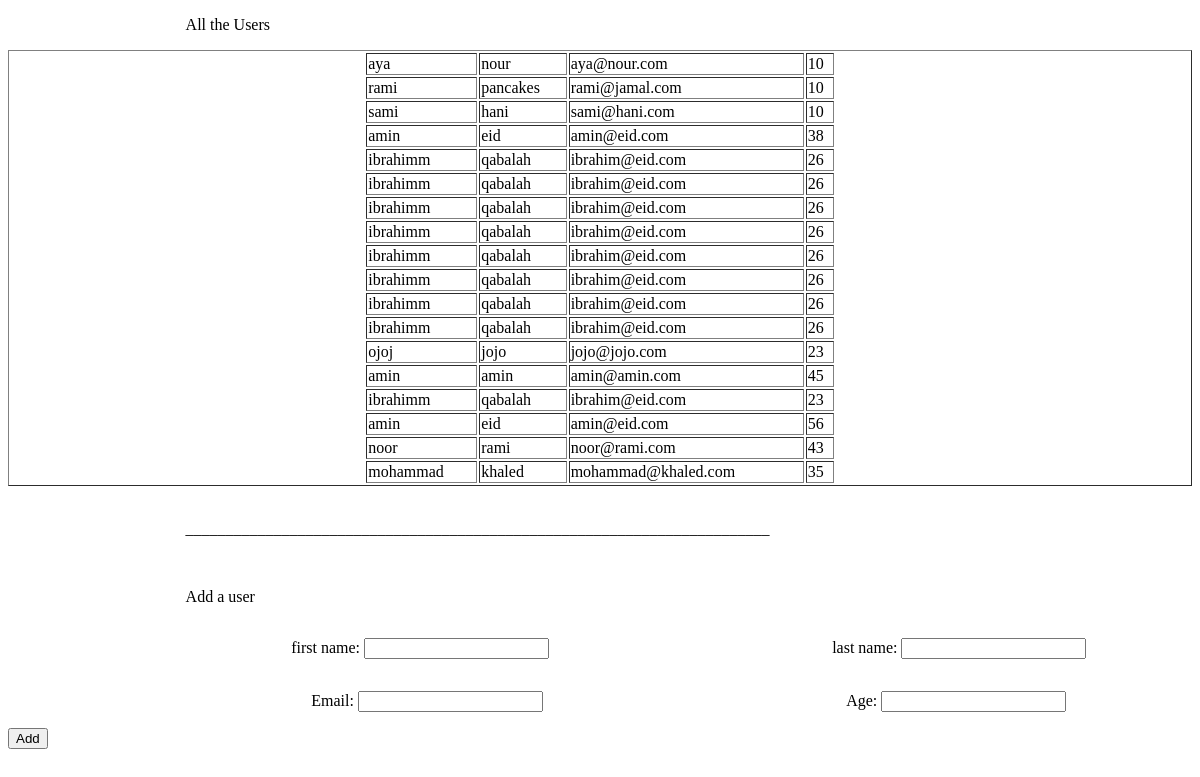
The page / on the database its author committed.
### shellapp/models.py (models this page shows)
class user(models.Model):
    first_name = models.CharField(max_length=45)
    last_name = models.CharField(max_length=45)
    email = models.CharField(max_length=45)
    age = models.IntegerField()
    created_at = models.DateTimeField(auto_now_add=True)
    updated_at = models.DateTimeField(auto_now=True)

### shellapp/views.py (the view)
# urls.py: path('',views.method1),
def method1(request):
    context={
        'allusers':user.objects.all(),
        }
    return render(request,"user.html",context)

### shellapp/templates/user.html (shortened to what this page needs)
<!DOCTYPE html>
<html lang="en">
<head>
    {% load static %}
    <link rel="stylesheet" href="{% static 'css/style.css' %}">
</head>
<body>
    <p>All the Users</p>
<form action="POST" action="/allusers"  class="fom">
    <div class="person">
        <table class="container"border=1px>
            {%for user in allusers%}
            <tr>
                <td class="name">{{user.first_name}}</td>
                <td>{{user.last_name}}</td>
                <td>{{user.email}}</td>
                <td>{{user.age}}</td>
            </tr>
            {%endfor%}
        </table>
    </div>
</form>
<br>
<p>_________________________________________________________________________</p>
<br>
<p>Add a user</p>
    <form method="POST" action="/handelform">
    <div class="all">
        <p>first name: <input type="text" name="first_name" ></p>
        <p>last name: <input type="text" name="last_name" ></p>
    </div>
    <div class="info">
        <p>Email: <input type="text" name="email" ></p>
        <p>Age: <input type="int" name="age" ></p>
    </div>
        <input type="submit" value="Add">
</form>
</body>
</html>

### shellapp/static/css/style.css (style rules this page uses)
.person { border: 1px; }
.container { justify-content:center; width: 100%; padding-left: 30%; padding-right: 30%; justify-content:space-evenly }
.all { display: flex; justify-content:space-evenly }
.info { display: flex; justify-content:space-evenly }
.fom { justify-content:space-evenly }
p { padding-left: 15%; }

### rows shown on the page
user: first_name "aya", last_name "nour", email "aya@nour.com", age "10"
user: first_name "rami", last_name "pancakes", email "rami@jamal.com", age "10"
user: first_name "sami", last_name "hani", email "sami@hani.com", age "10"
user: first_name "amin", last_name "eid", email "amin@eid.com", age "38"
user: first_name "ibrahimm", last_name "qabalah", email "ibrahim@eid.com", age "26"
user: first_name "ibrahimm", last_name "qabalah", email "ibrahim@eid.com", age "26"
user: first_name "ibrahimm", last_name "qabalah", email "ibrahim@eid.com", age "26"
user: first_name "ibrahimm", last_name "qabalah", email "ibrahim@eid.com", age "26"
user: first_name "ibrahimm", last_name "qabalah", email "ibrahim@eid.com", age "26"
user: first_name "ibrahimm", last_name "qabalah", email "ibrahim@eid.com", age "26"
user: first_name "ibrahimm", last_name "qabalah", email "ibrahim@eid.com", age "26"
user: first_name "ibrahimm", last_name "qabalah", email "ibrahim@eid.com", age "26"
user: first_name "ojoj", last_name "jojo", email "jojo@jojo.com", age "23"
user: first_name "amin", last_name "amin", email "amin@amin.com", age "45"
user: first_name "ibrahimm", last_name "qabalah", email "ibrahim@eid.com", age "23"
user: first_name "amin", last_name "eid", email "amin@eid.com", age "56"
user: first_name "noor", last_name "rami", email "noor@rami.com", age "43"
user: first_name "mohammad", last_name "khaled", email "mohammad@khaled.com", age "35"
